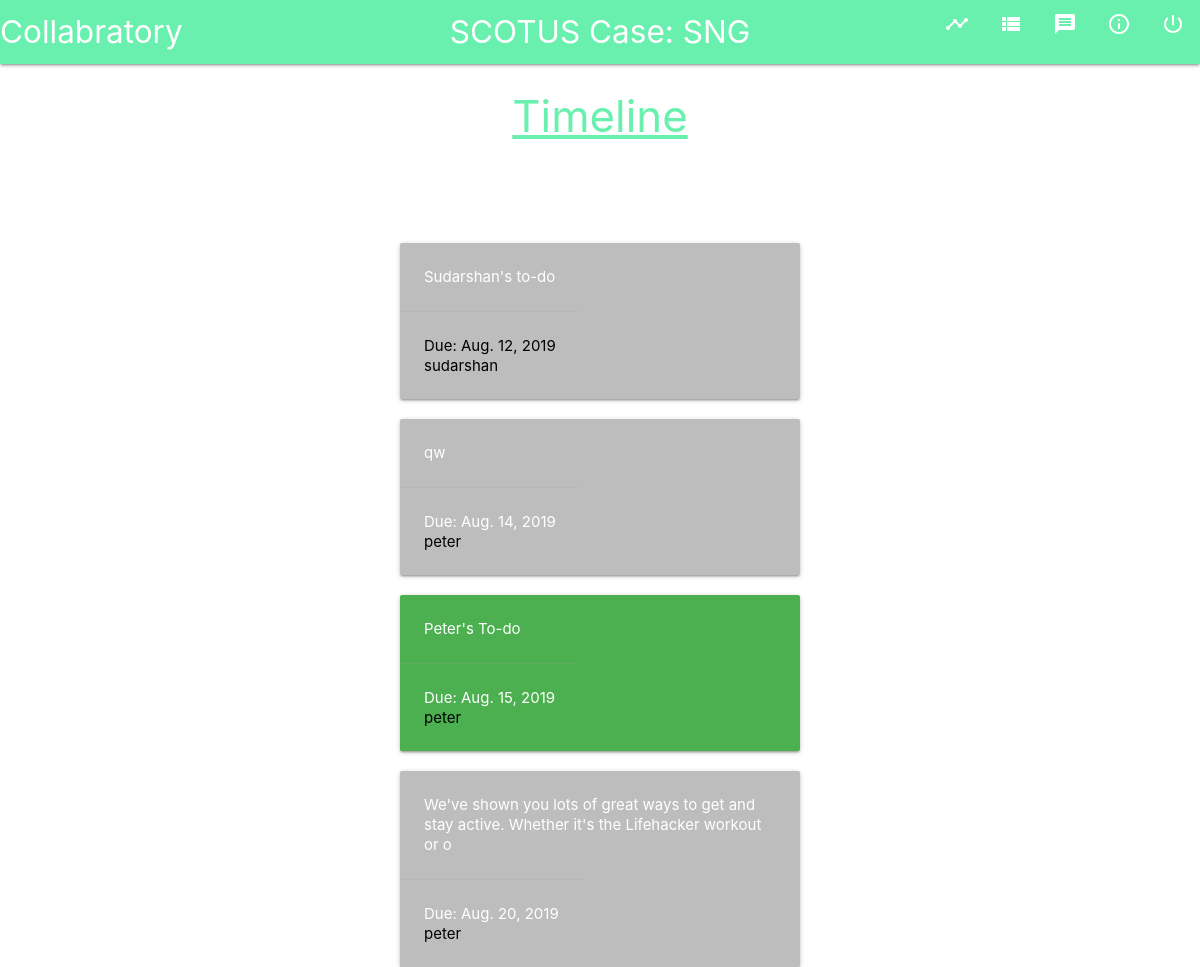
Page /timeline/ (signed in) on the earlier database version.
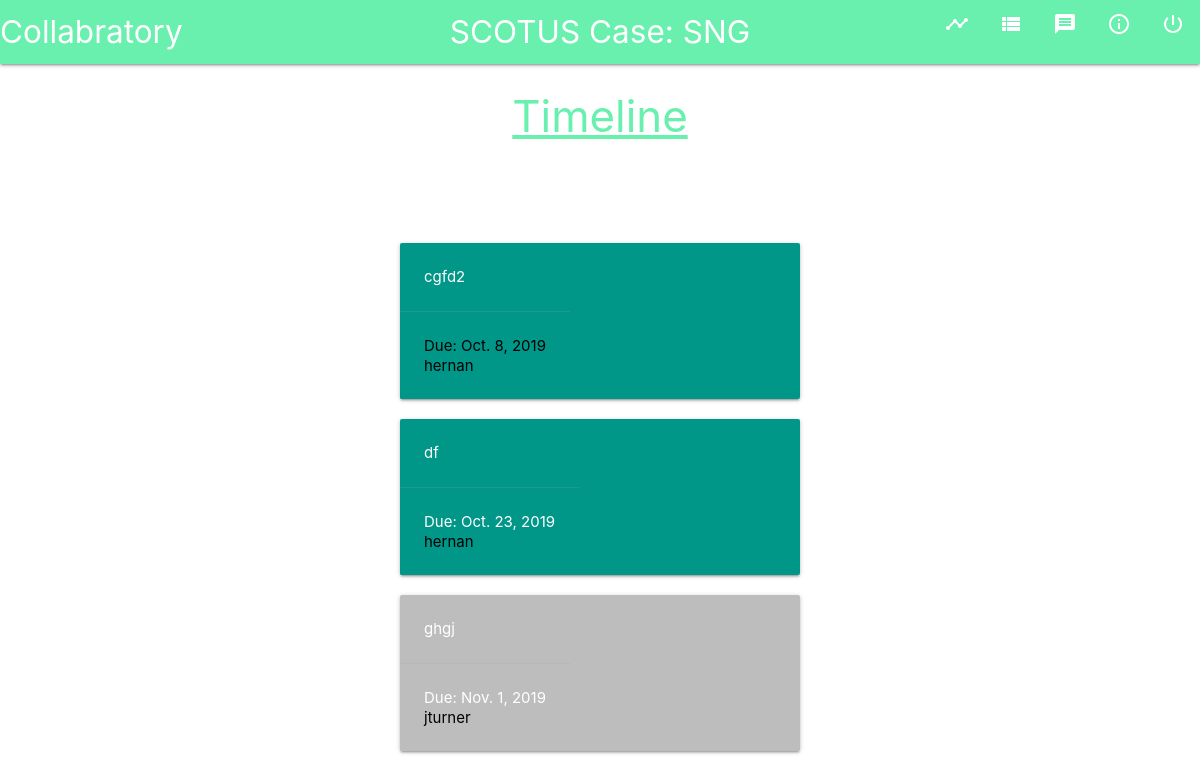
Same page on the later database version.
### to_do/models.py (models this page shows, shortened)
class ToDo(models.Model):
    user = models.ForeignKey(settings.AUTH_USER_MODEL, default=1, on_delete=models.CASCADE)
    title = models.CharField(max_length=100)
    content = models.TextField(blank=True)
    due_date = models.DateField( blank=True, null=True)
    group = models.ForeignKey(Group, related_name='comments_associated_with_post', null=True, on_delete=models.CASCADE)
    is_in_progress = models.BooleanField(default=False)
    is_completed = models.BooleanField(default=False)
    time_completed = models.DateTimeField(null=True)

### timeline/views.py (the view)
# urls.py: path('', views.index, name='index'),
@login_required(login_url='/login/')
def index(request):
    student_group = request.user.userinfo.current_group
    group_posts = ToDo.objects.filter(group=student_group, is_completed=False).order_by('due_date')
    context = {'group_posts': group_posts}
    return render(request, 'timeline/index.html', context)

### users/models.py (called while the page is built)
    def __str__(self):
        return self.title

    def __str__(self):
        return self.title

### timeline/templates/timeline/index.html
{% extends 'base.html' %}
{% block content%}
<div class='timeline'>
  <h3>Timeline</h3>
</div>
  <br>
  {% for post in group_posts %}
  <div class='timelinecontainer'>
        <div style="line-height: 20px;" class = 'timelineposition'>
          <div class="small hoverable col m4 s6">
            {%if post.is_in_progress%}
              <div class=" card {{post.user.userinfo.color}}">
            {%else%}
              <div class="card grey lighten-1">
            {%endif%}
              <div class="card-content white-text">
                <p>{{post.title}}</p>
              </div>
              <div style="line-height: 5px; display: inline-block; " class="card-action">
                <p>Due: {{post.due_date}} </p>
                <p class=' black-text '>{{post.user}}</p>
              </div>
            </div>
          </div>
        </div>
      </div>
      </div>
      {%endfor%}
{% endblock %}

Differences in the rows shown:
no longer on this page (row edited): ToDo: title "Sudarshan's to-do", due_date "Aug. 12, 2019", user "sudarshan"
no longer on this page (row edited): ToDo: title "qw", due_date "Aug. 14, 2019", user "peter"
no longer on this page (row edited): ToDo: title "Peter's To-do", due_date "Aug. 15, 2019", user "peter"
removed ToDo: title "We've shown you lots of great ways to get and stay active. Whether it's the Lifehacker workout or o", due_date "Aug. 20, 2019", user "peter"
added ToDo: title "cgfd2", due_date "Oct. 8, 2019", user "hernan"
added ToDo: title "df", due_date "Oct. 23, 2019", user "hernan"
added ToDo: title "ghgj", due_date "Nov. 1, 2019", user "jturner"
